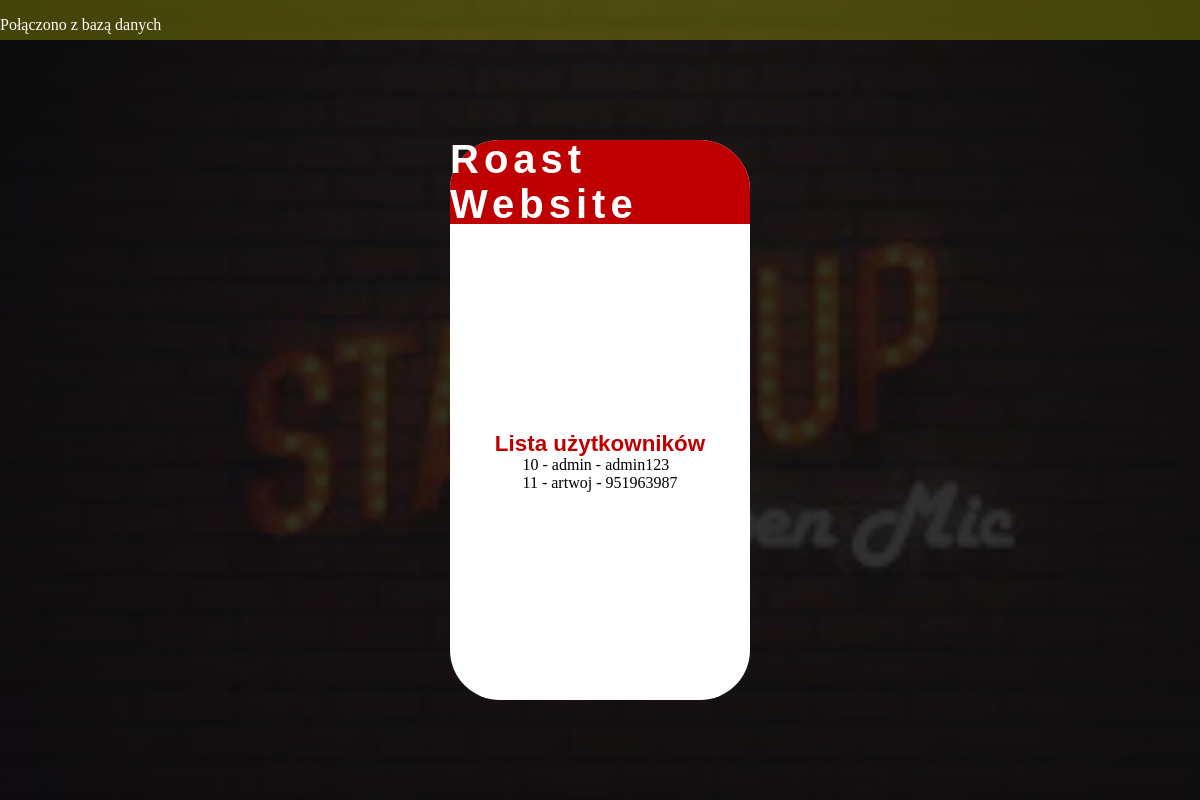
/list.php, run on an earlier commit of the app's database.
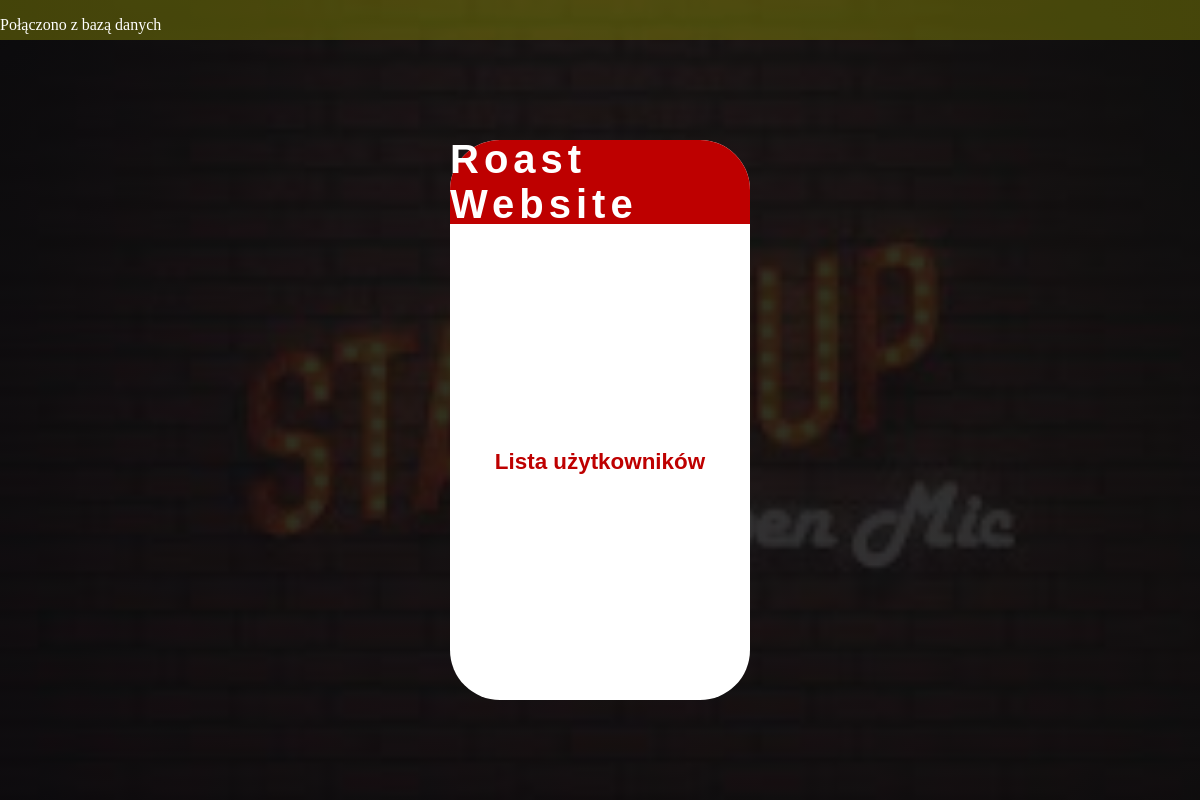
And on a later commit of the database.
### tables this page shows
CREATE TABLE `users` (
  `IDU` int(11) NOT NULL,
  `login` varchar(10) NOT NULL,
  `password` varchar(14) NOT NULL
);

### list.php (the view, shortened to what this page needs)
<!DOCTYPE html>
<html lang="en">
<head>
    <link rel="stylesheet" href="list.css">
</head>
<body>
    <div id="hero">
        <div class="database-status">
            <?php
            $dbname = "jetdatabase";
            $user = "root";
            $password = "";
            $host = "localhost";
            $polaczenie = mysqli_connect($host, $user, $password, $dbname);
            if (!$polaczenie) {
                echo "<p>Nie połączono z bazą danych </p>";
                exit("Błąd połączenia z bazą danych");
            } else {
                echo "<p>Połączono z bazą danych</p>";
            }
            ?>
        </div>
    <div class="down">
        <div class="login-box">
            <div class="title-box">
                <div class="login-title">
                    <h2>Roast Website</h2>
                </div>
            </div>
            <form class="part-box" action="logowanie.php" method="POST">
                <div class="login-desc">
                    <h3>Lista użytkowników</h3>
                </div>
                <?php
                    try{
                        $pdo = new PDO('mysql:host=localhost;dbname=jetdatabase', 'root');
                        $zapytanie = $pdo->query('SELECT idu, login, password FROM users');
                        foreach ($zapytanie as $wiersz){
                            echo $wiersz['idu'] . ' - ' . $wiersz['login'] . ' - ' . $wiersz['password'] . '<br>';
                        }
                    }
                    catch (PDOException){
                            echo "Błąd połączenia";
                        }
                ?>
            </form>
        </div>
        </div>
    </div>
</body>
</html>

What changed in the data, as far as the page shows it:
removed users: IDU "10", login "admin", password "admin123"
removed users: IDU "11", login "artwoj", password "951963987"
